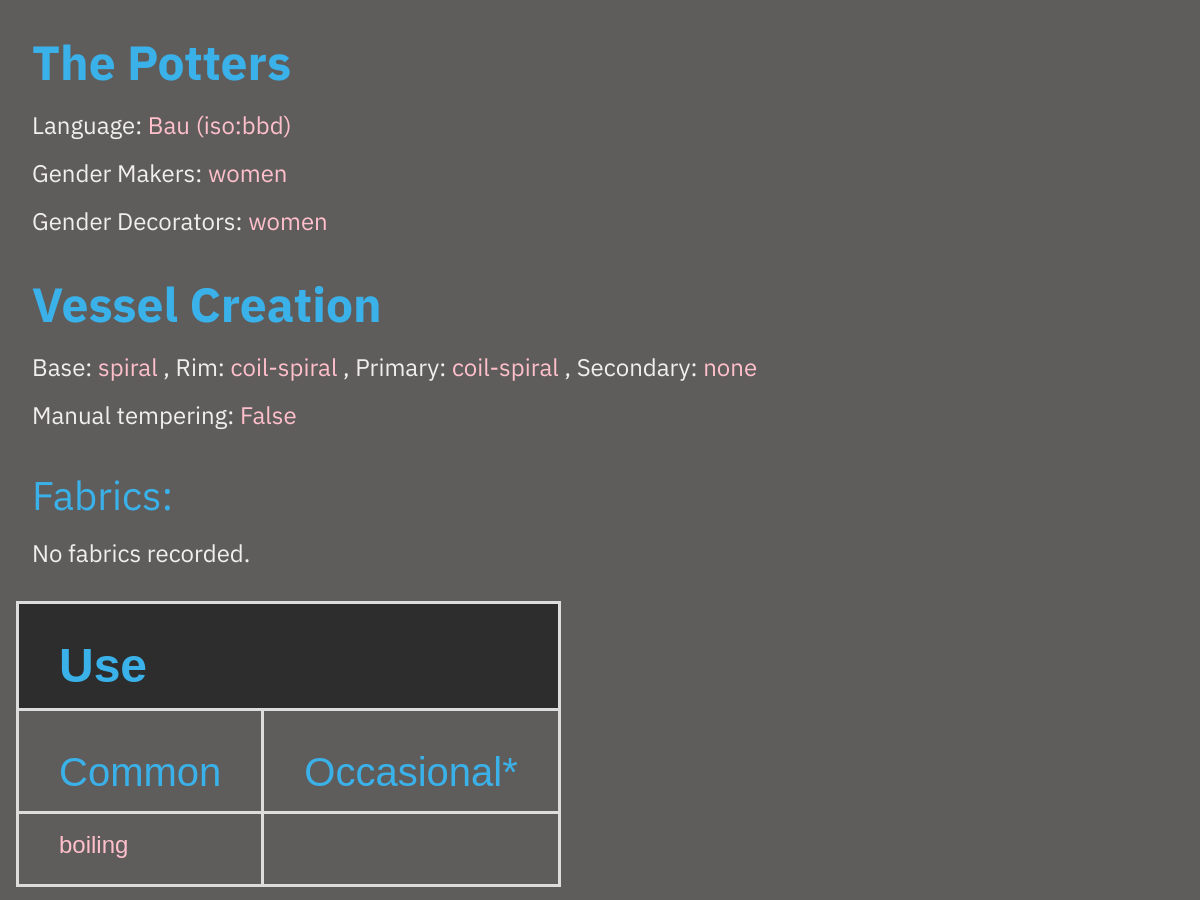
/vessels/vessel_bau-avar (middle part), run on an earlier commit of the app's database.
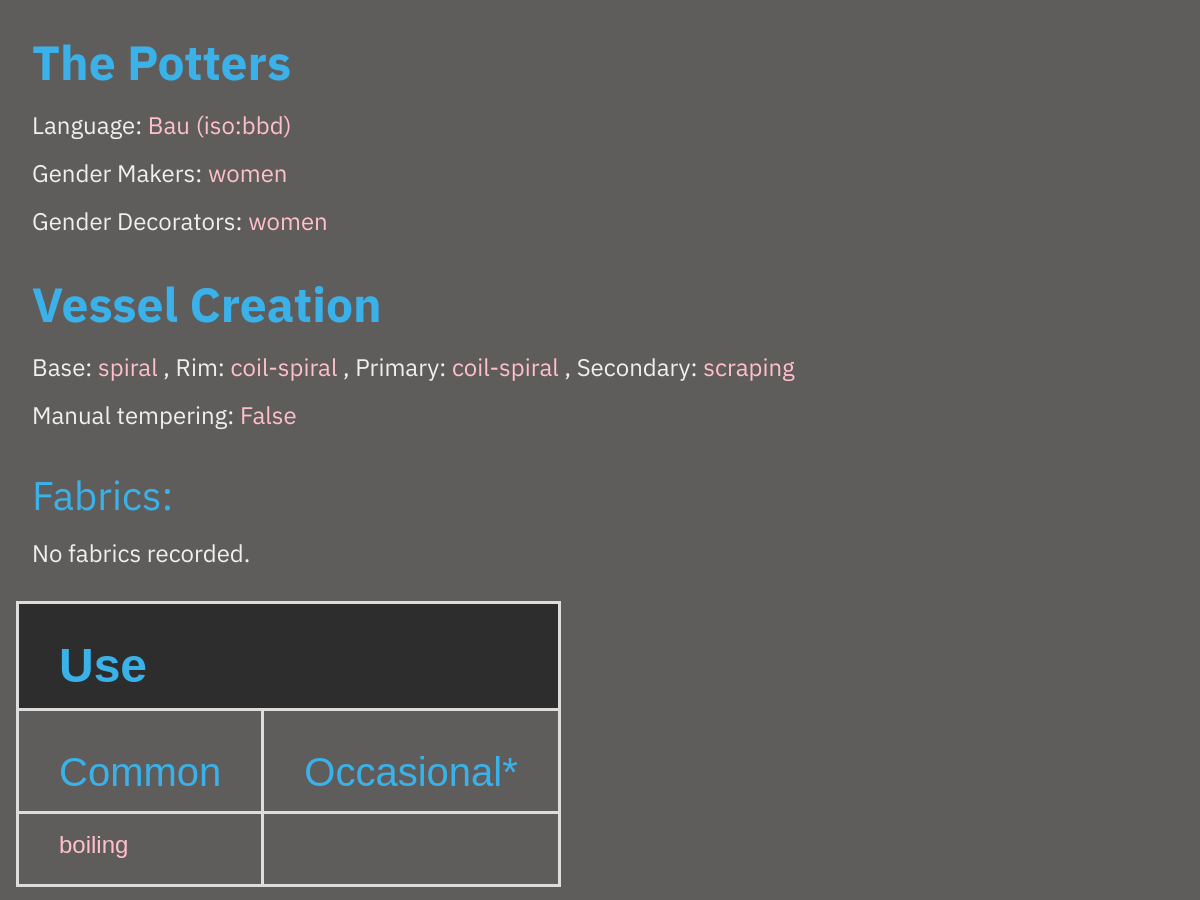
And on a later commit of the database.
### vessels/models.py (models this page shows, shortened)
class Vessel(models.Model):
    class Gender(models.TextChoices):
        WOMEN = 'women', 'women'
        MEN = 'men', 'men'
        BOTH = 'both', 'both'
        UNKNOWN = 'unknown', 'unknown'
    class Base(models.TextChoices):
        BALL = 'ball', 'ball'
        SPIRAL = 'spiral', 'spiral'
        SLAB = 'slab', 'slab'
        OTHER = 'other', 'other'
        UNKNOWN = 'unknown', 'unknown'
    class Techniques(models.TextChoices):
        COIL = 'coil', 'coil'
        SPIRAL = 'coil-spiral', 'coil-spiral'
        RING = 'coil-ring', 'coil-ring'
        SLAB = 'slab', 'slab'
        PINCHING = 'pinching', 'pinching'
        MOULDED = 'moulded', 'moulded'
        HAMMERING = 'hammering', 'hammering'
        WHEEL ='wheel', 'wheel'
        OTHER = 'other', 'other'
        UNKNOWN = 'unknown', 'unknown'
    class Techniques2(models.TextChoices):
        BEATING = 'beating', 'beating'
        PADDLE = 'paddle and anvil', 'paddle and anvil'
        SCRAPING = 'scraping', 'scraping'
        OTHER = 'other', 'other'
        UNKNOWN = 'unknown', 'unknown'
    slug = models.SlugField(default="", blank=True, null=False, db_index=True)
    name = models.CharField(default="", max_length=50)
    vesselgroup = models.ManyToManyField(Vesselgroup, related_name="vessels", blank=True)
    time_start = models.IntegerField(null=True, blank =True)
    time_end = models.IntegerField(null=True, blank =True)
    region = models.CharField(null=True, max_length=100)
    language = models.CharField(default="", max_length=50, null=True, blank =True)
    language_code = models.CharField(default="", max_length=5, null=True, blank =True)
    word = models.CharField(default="", max_length=50, null=True, blank = True)
    details = models.TextField(max_length= 1000, null=True, blank=True)
    language_family = models.CharField(null=True, max_length=500, blank =True)
    language_superfamily = models.CharField(null=True, max_length=100, blank =True)
    gender_make = models.CharField(max_length=7, choices=Gender, default=Gender.UNKNOWN)
    gender_decorate = models.CharField(max_length=7, choices=Gender, default=Gender.UNKNOWN)
    temper = models.BooleanField(null = True, blank = True, default="")
    image = models.ManyToManyField(Image, related_name="vessels", blank=True)
    refs = models.ManyToManyField(Report, related_name="vessels", blank=True)
    fabric = models.ManyToManyField(Fabric, related_name="vessels", blank=True)
    typical_feature = models.ManyToManyField(Feature, related_name="vessels_typical", blank=True)
    occasional_feature = models.ManyToManyField(Feature, related_name="vessels_common", blank=True)
    primary_technique = models.CharField(max_length=20, choices=Techniques, default=Techniques.UNKNOWN)
    secondary_technique = models.CharField(max_length=20, choices=Techniques2, default=Techniques2.UNKNOWN)
    base_technique = models.CharField(max_length=20, choices=Base, default=Base.UNKNOWN)
    rim_technique = models.CharField(max_length=20, choices=Techniques, default=Techniques.UNKNOWN)
    use_baking = models.IntegerField(default="0", validators=[MinValueValidator(0), MaxValueValidator(2)])
    use_boiling = models.IntegerField(default="0", validators=[MinValueValidator(0), MaxValueValidator(2)])
    use_burial = models.IntegerField(default="0", validators=[MinValueValidator(0), MaxValueValidator(2)])
    use_ceremonial = models.IntegerField(default="0", validators=[MinValueValidator(0), MaxValueValidator(2)])
    use_cooking = models.IntegerField(default="0", validators=[MinValueValidator(0), MaxValueValidator(2)])
    use_eating = models.IntegerField(default="0", validators=[MinValueValidator(0), MaxValueValidator(2)])
    use_frying = models.IntegerField(default="0", validators=[MinValueValidator(0), MaxValueValidator(2)])
    use_hearth = models.IntegerField(default="0", validators=[MinValueValidator(0), MaxValueValidator(2)])
    use_lid = models.IntegerField(default="0", validators=[MinValueValidator(0), MaxValueValidator(2)])
    use_light = models.IntegerField(default="0", validators=[MinValueValidator(0), MaxValueValidator(2)])
    use_musical_instrument = models.IntegerField(default="0", validators=[MinValueValidator(0), MaxValueValidator(2)])
    use_serving = models.IntegerField(default="0", validators=[MinValueValidator(0), MaxValueValidator(2)])
    use_smoking = models.IntegerField(default="0", validators=[MinValueValidator(0), MaxValueValidator(2)])
    use_storage = models.IntegerField(default="0", validators=[MinValueValidator(0), MaxValueValidator(2)])
    use_transfer = models.IntegerField(default="0", validators=[MinValueValidator(0), MaxValueValidator(2)])
    morph_bowl = models.IntegerField(default="0", validators=[MinValueValidator(0), MaxValueValidator(2)])
    morph_carination = models.IntegerField(default="0", validators=[MinValueValidator(0), MaxValueValidator(2)])
    morph_cup = models.IntegerField(default="0", validators=[MinValueValidator(0), MaxValueValidator(2)])
    morph_dish = models.IntegerField(default="0", validators=[MinValueValidator(0), MaxValueValidator(2)])
    morph_feet = models.IntegerField(default="0", validators=[MinValueValidator(0), MaxValueValidator(2)])
    morph_flatbase = models.IntegerField(default="0", validators=[MinValueValidator(0), MaxValueValidator(2)])
    morph_forno = models.IntegerField(default="0", validators=[MinValueValidator(0), MaxValueValidator(2)])
    morph_handle = models.IntegerField(default="0", validators=[MinValueValidator(0), MaxValueValidator(2)])
    morph_collar = models.IntegerField(default="0", validators=[MinValueValidator(0), MaxValueValidator(2)])
    morph_neck = models.IntegerField(default="0", validators=[MinValueValidator(0), MaxValueValidator(2)])
    morph_jar = models.IntegerField(default="0", validators=[MinValueValidator(0), MaxValueValidator(2)])
    morph_jug = models.IntegerField(default="0", validators=[MinValueValidator(0), MaxValueValidator(2)])
    morph_lamp = models.IntegerField(default="0", validators=[MinValueValidator(0), MaxValueValidator(2)])
    morph_multimouth = models.IntegerField(default="0", validators=[MinValueValidator(0), MaxValueValidator(2)])
    morph_nipplebase = models.IntegerField(default="0", validators=[MinValueValidator(0), MaxValueValidator(2)])
    morph_plate = models.IntegerField(default="0", validators=[MinValueValidator(0), MaxValueValidator(2)])
    morph_pointedbase = models.IntegerField(default="0", validators=[MinValueValidator(0), MaxValueValidator(2)])
    morph_restricted = models.IntegerField(default="0", validators=[MinValueValidator(0), MaxValueValidator(2)])
    morph_ringfoot = models.IntegerField(default="0", validators=[MinValueValidator(0), MaxValueValidator(2)])
    morph_roundedbase = models.IntegerField(default="0", validators=[MinValueValidator(0), MaxValueValidator(2)])
    morph_spout = models.IntegerField(default="0", validators=[MinValueValidator(0), MaxValueValidator(2)])
    morph_unrestricted = models.IntegerField(default="0", validators=[MinValueValidator(0), MaxValueValidator(2)])
    rim_outcurving = models.IntegerField(default="0", validators=[MinValueValidator(0), MaxValueValidator(2)])
    rim_everted = models.IntegerField(default="0", validators=[MinValueValidator(0), MaxValueValidator(2)])
    rim_direct = models.IntegerField(default="0", validators=[MinValueValidator(0), MaxValueValidator(2)])
    rim_direct_out = models.IntegerField(default="0", validators=[MinValueValidator(0), MaxValueValidator(2)])
    rim_direct_in = models.IntegerField(default="0", validators=[MinValueValidator(0), MaxValueValidator(2)])
    rim_inverted = models.IntegerField(default="0", validators=[MinValueValidator(0), MaxValueValidator(2)])
    rim_incurving = models.IntegerField(default="0", validators=[MinValueValidator(0), MaxValueValidator(2)])
    rim_parallel = models.IntegerField(default="0", validators=[MinValueValidator(0), MaxValueValidator(2)])
    rim_abrupt_narrow = models.IntegerField(default="0", validators=[MinValueValidator(0), MaxValueValidator(2)])
    rim_abrupt_wide = models.IntegerField(default="0", validators=[MinValueValidator(0), MaxValueValidator(2)])
    rim_gradually_narrow = models.IntegerField(default="0", validators=[MinValueValidator(0), MaxValueValidator(2)])
    rim_gradually_thickened_exterior = models.IntegerField(default="0", validators=[MinValueValidator(0), MaxValueValidator(2)])
    rim_gradually_thickened_interior = models.IntegerField(default="0", validators=[MinValueValidator(0), MaxValueValidator(2)])
    rim_rounded_both = models.IntegerField(default="0", validators=[MinValueValidator(0), MaxValueValidator(2)])
    rim_thickened_exterior = models.IntegerField(default="0", validators=[MinValueValidator(0), MaxValueValidator(2)])
    rim_thickened_interior = models.IntegerField(default="0", validators=[MinValueValidator(0), MaxValueValidator(2)])
    dec_lip = models.IntegerField(default="0", validators=[MinValueValidator(0), MaxValueValidator(2)])
    dec_rim = models.IntegerField(default="0", validators=[MinValueValidator(0), MaxValueValidator(2)])
    dec_internal_rim = models.IntegerField(default="0", validators=[MinValueValidator(0), MaxValueValidator(2)])
    dec_neck = models.IntegerField(default="0", validators=[MinValueValidator(0), MaxValueValidator(2)])
    dec_shoulders = models.IntegerField(default="0", validators=[MinValueValidator(0), MaxValueValidator(2)])
    dec_body = models.IntegerField(default="0", validators=[MinValueValidator(0), MaxValueValidator(2)])
    dec_plain = models.IntegerField(default="0", validators=[MinValueValidator(0), MaxValueValidator(2)])
    dec_exposed_coil = models.IntegerField(default="0", validators=[MinValueValidator(0), MaxValueValidator(2)])
    dec_finger_marks = models.IntegerField(default="0", validators=[MinValueValidator(0), MaxValueValidator(2)])
    dec_impressing = models.IntegerField(default="0", validators=[MinValueValidator(0), MaxValueValidator(2)])
    dec_punctation = models.IntegerField(default="0", validators=[MinValueValidator(0), MaxValueValidator(2)])
    dec_comb_impression = models.IntegerField(default="0", validators=[MinValueValidator(0), MaxValueValidator(2)])
    dec_dentate = models.IntegerField(default="0", validators=[MinValueValidator(0), MaxValueValidator(2)])
    dec_paddle_impressing = models.IntegerField(default="0", validators=[MinValueValidator(0), MaxValueValidator(2)])
    dec_cord_impressing = models.IntegerField(default="0", validators=[MinValueValidator(0), MaxValueValidator(2)])
    dec_incising = models.IntegerField(default="0", validators=[MinValueValidator(0), MaxValueValidator(2)])
    dec_simple_incising = models.IntegerField(default="0", validators=[MinValueValidator(0), MaxValueValidator(2)])
    dec_comb_incising = models.IntegerField(default="0", validators=[MinValueValidator(0), MaxValueValidator(2)])
    dec_grooving = models.IntegerField(default="0", validators=[MinValueValidator(0), MaxValueValidator(2)])
    dec_scouring = models.IntegerField(default="0", validators=[MinValueValidator(0), MaxValueValidator(2)])
    dec_carving = models.IntegerField(default="0", validators=[MinValueValidator(0), MaxValueValidator(2)])
    dec_perforating = models.IntegerField(default="0", validators=[MinValueValidator(0), MaxValueValidator(2)])
    dec_applique = models.IntegerField(default="0", validators=[MinValueValidator(0), MaxValueValidator(2)])
    dec_nubbins_lugs = models.IntegerField(default="0", validators=[MinValueValidator(0), MaxValueValidator(2)])
    dec_bands = models.IntegerField(default="0", validators=[MinValueValidator(0), MaxValueValidator(2)])
    dec_sculpting = models.IntegerField(default="0", validators=[MinValueValidator(0), MaxValueValidator(2)])
    dec_red_slip = models.IntegerField(default="0", validators=[MinValueValidator(0), MaxValueValidator(2)])
    dec_glaze = models.IntegerField(default="0", validators=[MinValueValidator(0), MaxValueValidator(2)])
    dec_painting = models.IntegerField(default="0", validators=[MinValueValidator(0), MaxValueValidator(2)])

### vessels/views.py (the view)
# urls.py: path("vessel_<slug:slug>", views.vessel, name="vessel"),
def vessel(request, slug):
    identified_v = get_object_or_404(Vessel, slug=slug)
    return render(request, "vessels/vessel.html", {
        "the_vessel": identified_v,
        "fabrics": identified_v.fabric.all(),
        "vessel_images": identified_v.image.all(),
        "v_ref": identified_v.refs.all(),
        "vgr": identified_v.vesselgroup.all(),
        "typ_features": identified_v.typical_feature.all(),
        "com_features": identified_v.occasional_feature.all(),
        "prod_sites": identified_v.site.all(),
        "imp_sites": identified_v.isite.all(),
        "mbsu": mbsu,
        "thsu":thsu
    })

### vessels/models.py (called while the page is built)
    def get_absolute_url(self):
        return reverse(
            'vessels:report',
            args=[self.slug]
        )

    def get_absolute_url(self):
        return reverse(
            'vessels:vesselgr',
            args=[self.slug]
        )

    def get_absolute_url(self):
        return reverse(
            'vessels:site',
            args=[self.slug]
    )

### vessels/templates/vessels/vessel.html (shortened to what this page needs)
{% extends "base.html" %}
{% load static %}
{% block css_files %}
<link rel="stylesheet" href="{% static "vessels/glossary.css" %}">
<link rel="stylesheet" href="{% static "vessels/header.css" %}">
<link rel="stylesheet" href="{% static "vessels/leaflet.css" %}">
<link rel="stylesheet" href="{% static "vessels/map.css" %}">
{% endblock %}
{% block content %} {% include "vessels/includes/header.html" %}
  <div class="after-map">
    <h3>The Potters </h3>
     <p> Language: <a href="https://iso639-3.sil.org/code/{{ the_vessel.language_code }}"> {{ the_vessel.language }} (iso:{{the_vessel.language_code}}) </a>
    </p>
    <p> Gender Makers: <a href="{% url "vessels:glossary" %}#gen">{{ the_vessel.gender_make }}</a>  </p>
    <p> Gender Decorators: <a href="{% url "vessels:glossary" %}#gen">{{ the_vessel.gender_decorate }}</a>   </p>
    <h3>Vessel Creation </h3>
    <p> Base: <a href="{% url "vessels:glossary" %}#conb">{{ the_vessel.base_technique }} </a>, Rim: <a href="{% url "vessels:glossary" %}#conp">{{ the_vessel.rim_technique }} </a>, Primary: <a href="{% url "vessels:glossary" %}#conp">{{ the_vessel.primary_technique }} </a>, Secondary: <a href="{% url "vessels:glossary" %}#cons">{{ the_vessel.secondary_technique }}</a> </p>
    <p> Manual tempering: <a href="{% url "vessels:glossary" %}#temp">{{ the_vessel.temper }}</a> </p>
    <h4>Fabrics: </h4>
    {% if fabrics %}
      {% for fab in fabrics %}
       <p> <a href="https://kudenfabrics.anu.edu.au/{{ fab.name }}"> {{fab.fullname}} </a> </p>
      {% endfor %}
    {% else %}
      <p>No fabrics recorded.</p>
    {% endif%}
    <table class = "industrytable" id = "fea">
      <th colspan="2"><h3> Use </h3></th>
      <tr><td><h4>Common</h4></td> <td><h4>Occasional*</h4></td></tr>
      <tr><td>  {% for tf in typ_features %}
        {% if tf.type == "U" %} <p> <a href="{% url "vessels:glossary" %}#{{tf.tag}}">{{tf.name}} </a> </p> {% endif %}
        {% endfor %} </td>
        <td></td></tr>
    </table>
  </div>
{% endblock %}

What changed in the data, as far as the page shows it:
changed Vessel "Bau": secondary_technique "none" → "scraping"
